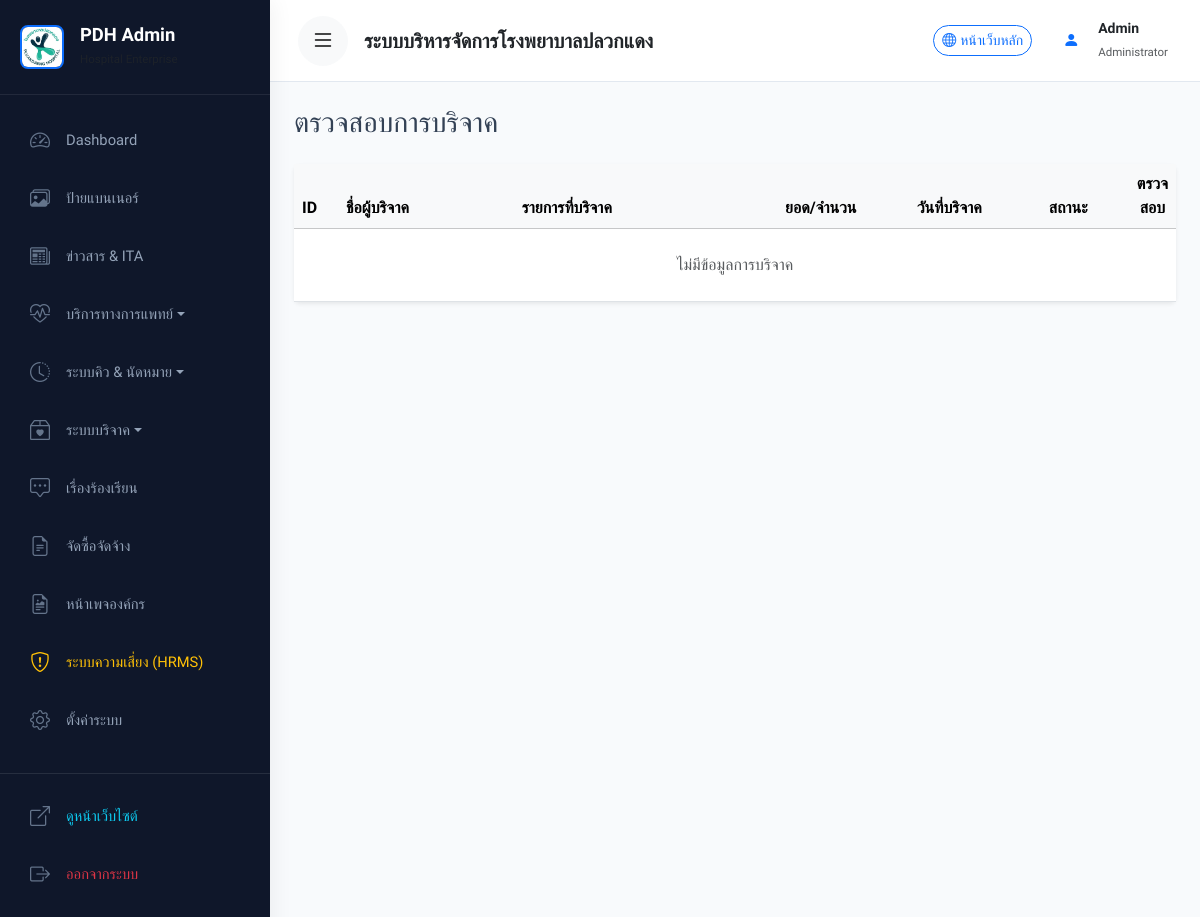
The page /admin/donation (signed in) on the database as committed earlier.
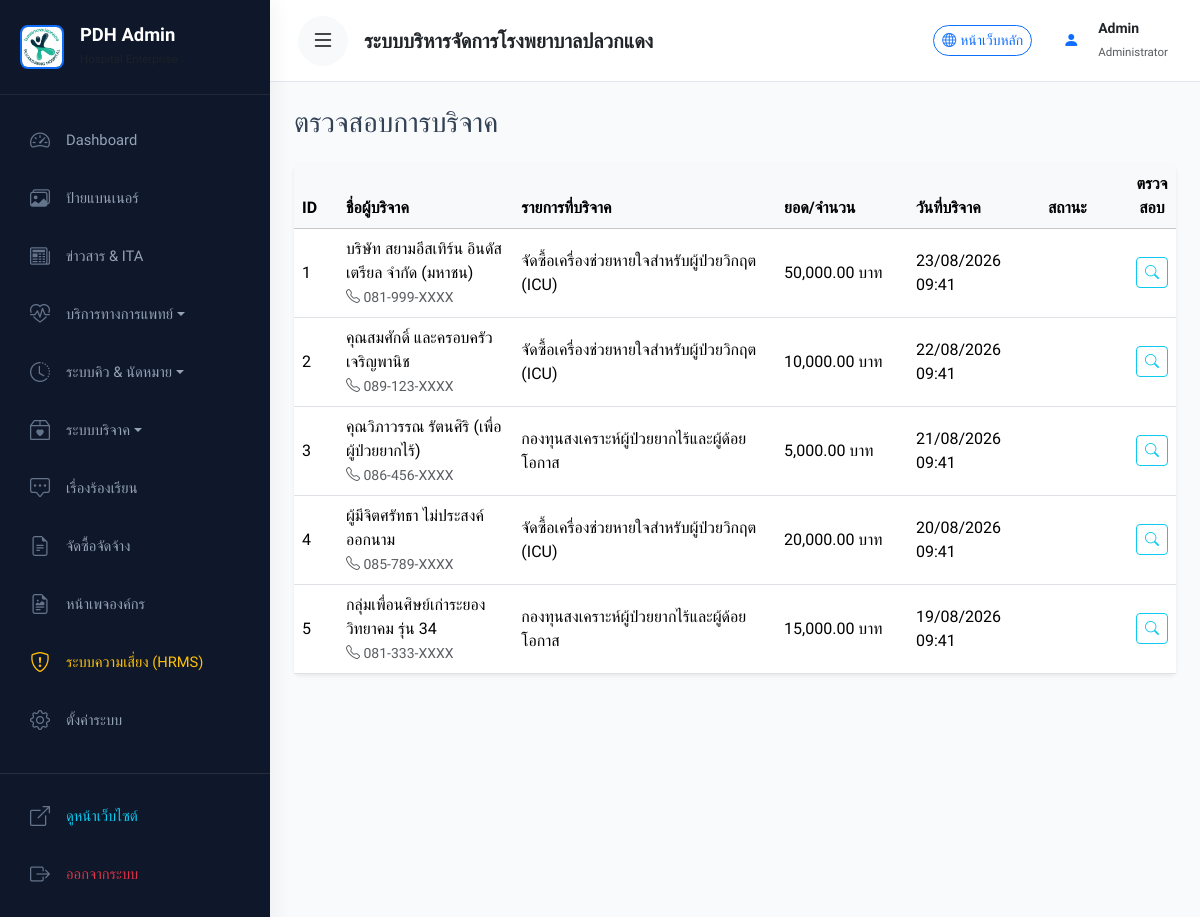
The same page on the database as committed later.
### tables this page shows
CREATE TABLE `donations` (
  `id` int(11) NOT NULL AUTO_INCREMENT,
  `donation_item_id` int(11) NOT NULL,
  `donor_name` varchar(100) NOT NULL,
  `donor_phone` varchar(20) DEFAULT NULL,
  `donor_email` varchar(100) DEFAULT NULL,
  `amount` decimal(10,2) DEFAULT NULL,
  `quantity` int(11) DEFAULT NULL,
  `payment_slip_image` varchar(255) DEFAULT NULL,
  `status` enum('pending','approved','rejected') DEFAULT 'pending',
  `approved_by` int(11) DEFAULT NULL,
  `admin_note` text DEFAULT NULL,
  `created_at` timestamp NULL DEFAULT current_timestamp(),
  `updated_at` timestamp NULL DEFAULT current_timestamp() ON UPDATE current_timestamp(),
  PRIMARY KEY (`id`),
  KEY `donation_item_id` (`donation_item_id`),
  CONSTRAINT `donations_ibfk_1` FOREIGN KEY (`donation_item_id`) REFERENCES `donation_items` (`id`) ON DELETE CASCADE
);

CREATE TABLE `donation_items` (
  `id` int(11) NOT NULL AUTO_INCREMENT,
  `title` varchar(255) NOT NULL,
  `type` enum('general','money','equipment') DEFAULT 'general',
  `description` text DEFAULT NULL,
  `image` varchar(255) DEFAULT NULL,
  `target_amount` decimal(10,2) DEFAULT 0.00,
  `current_amount` decimal(10,2) DEFAULT 0.00,
  `target_quantity` int(11) DEFAULT 0,
  `current_quantity` int(11) DEFAULT 0,
  `status` enum('active','inactive','completed') DEFAULT 'active',
  `created_by` int(11) DEFAULT NULL,
  `created_at` timestamp NULL DEFAULT current_timestamp(),
  `updated_at` timestamp NULL DEFAULT current_timestamp() ON UPDATE current_timestamp(),
  `deleted_at` timestamp NULL DEFAULT NULL,
  PRIMARY KEY (`id`)
);

### app/Controllers/Admin/DonationController.php (called while the page is built, shortened)
<?php
class DonationController extends Controller {
    private $donationModel;
    public function __construct() {
        $this->donationModel = $this->model('Donation');
    }
    public function index() {
        $donations = $this->donationModel->getAll();
        $data = [
            'page_title' => 'ตรวจสอบการบริจาค',
            'donations' => $donations
        ];
        $this->view('admin/donations/list/index', $data, 'admin');
    }
}

### app/Core/App.php (called while the page is built, shortened)
<?php
class App {
    protected $controller = 'HomeController';
    protected $method = 'index';
    public function __construct() {
        $url = $this->parseUrl();
        if (isset($url[0]) && strtolower($url[0]) === 'admin') {
            array_shift($url);
            $this->controller = 'DashboardController';
            $adminAliases = [
                'donationitem' => 'DonationItem',
                'donationitems' => 'DonationItem',
                'donation' => 'Donation',
                'donations' => 'Donation',
                'banner' => 'Banner',
                'banners' => 'Banner',
                'news' => 'News',
                'appointment' => 'Appointment',
                'appointments' => 'Appointment',
                'doctor' => 'Doctor',
                'doctors' => 'Doctor',
                'clinic' => 'Clinic',
                'clinics' => 'Clinic',
                'service' => 'Service',
                'services' => 'Service',
                'department' => 'Department',
                'departments' => 'Department',
                'procurement' => 'Procurement',
                'procurements' => 'Procurement',
                'complaint' => 'Complaint',
                'complaints' => 'Complaint',
                'setting' => 'Settings',
                'settings' => 'Settings',
                'auditlog' => 'AuditLog',
                'logs' => 'AuditLog',
                'dashboard' => 'Dashboard',
                'auth' => 'Auth',
                'login' => 'Auth'
            ];
            if (isset($url[0])) {
                $rawKey = strtolower($url[0]);
                if (isset($adminAliases[$rawKey]) && file_exists('../app/Controllers/Admin/' . $adminAliases[$rawKey] . 'Controller.php')) {
                    $this->controller = $adminAliases[$rawKey] . 'Controller';
                    unset($url[0]);
                } else if (file_exists('../app/Controllers/Admin/' . ucwords($url[0]) . 'Controller.php')) {
                    $this->controller = ucwords($url[0]) . 'Controller';
                    unset($url[0]);
                }
            }
            $this->controller = new $controllerClass;
        }
        $this->params = $url ? array_values($url) : [];
        call_user_func_array([$this->controller, $this->method], $this->params);
    }
    public function parseUrl() {
        if (isset($_GET['url'])) {
            $url = rtrim($_GET['url'], '/');
            $url = urldecode($url);
            return explode('/', $url);
        }
        return [];
    }
}

### public/index.php (called while the page is built, shortened)
<?php
spl_autoload_register(function($className) {
    if (strpos($className, 'App\\Core\\') === 0) {
        $class = str_replace('App\\Core\\', '', $className);
    } else if (strpos($className, 'App\\Controllers\\') === 0) {
        $class = str_replace('App\\Controllers\\', '', $className);
        require_once '../app/Controllers/' . $class . '.php';
    } else if (strpos($className, 'App\\Models\\') === 0) {
        $class = str_replace('App\\Models\\', '', $className);
        require_once '../app/Models/' . $class . '.php';
    } else if (strpos($className, 'App\\Services\\') === 0) {
        $class = str_replace('App\\Services\\', '', $className);
        require_once '../app/Services/' . $class . '.php';
    } else if (strpos($className, 'App\\Repositories\\') === 0) {
        $class = str_replace('App\\Repositories\\', '', $className);
        require_once '../app/Repositories/' . $class . '.php';
    } else if (strpos($className, 'App\\Middleware\\') === 0) {
        $class = str_replace('App\\Middleware\\', '', $className);
        require_once '../app/Middleware/' . $class . '.php';
    } else if (strpos($className, 'App\\Helpers\\') === 0) {
        $class = str_replace('App\\Helpers\\', '', $className);
        require_once '../app/Helpers/' . $class . '.php';
    } else if (strpos($className, 'App\\Validation\\') === 0) {
        $class = str_replace('App\\Validation\\', '', $className);
        require_once '../app/Validation/' . $class . '.php';
    }
});
$app = new App\Core\App();

### app/Core/Database.php (called while the page is built, shortened)
<?php
class Database {
    private $host = DB_HOST;
    private $user = DB_USER;
    private $pass = DB_PASS;
    private $dbname = DB_NAME;
    private $dbh;
    private $stmt;
    public function __construct() {
        $dsn = 'mysql:host=' . $this->host . ';dbname=' . $this->dbname . ';charset=utf8mb4';
        $options = array(
            PDO::ATTR_PERSISTENT => true,
            PDO::ATTR_ERRMODE => PDO::ERRMODE_EXCEPTION,
            PDO::ATTR_DEFAULT_FETCH_MODE => PDO::FETCH_OBJ,
            PDO::MYSQL_ATTR_INIT_COMMAND => 'SET NAMES utf8mb4'
        );
        try {
            $this->dbh = new PDO($dsn, $this->user, $this->pass, $options);
        } catch(PDOException $e) {
            $this->error = $e->getMessage();
            error_log($this->error);
            if (APP_ENV === 'development') {
                echo $this->error;
            } else {
                echo "Database connection failed.";
            }
        }
    }
    public function query($sql) {
        $this->stmt = $this->dbh->prepare($sql);
    }
    public function execute() {
        return $this->stmt->execute();
    }
    public function resultSet() {
        $this->execute();
        return $this->stmt->fetchAll();
    }
}

### app/Core/Model.php (called while the page is built, shortened)
<?php
class Model {
    public function __construct() {
        $this->db = new Database();
    }
}

### app/Models/Donation.php (called while the page is built, shortened)
<?php
class Donation extends Model {
    public function getAll() {
        $this->db->query('
            SELECT d.*, di.title as item_title, u.firstname as approver_firstname, u.lastname as approver_lastname
            FROM donations d
            JOIN donation_items di ON d.donation_item_id = di.id
            LEFT JOIN users u ON d.approved_by = u.id
            ORDER BY d.created_at DESC
        ');
        return $this->db->resultSet();
    }
}

### app/Views/admin/donations/list/index.php (the view)
<div class="d-flex justify-content-between align-items-center mb-4">
    <h2 class="h3 mb-0 text-gray-800"><?= $page_title ?></h2>
</div>
<div class="card shadow-sm border-0">
    <div class="card-body p-0">
        <div class="table-responsive">
            <table class="table table-hover align-middle mb-0">
                <thead class="table-light">
                    <tr>
                        <th width="5%">ID</th>
                        <th width="20%">ชื่อผู้บริจาค</th>
                        <th width="30%">รายการที่บริจาค</th>
                        <th width="15%">ยอด/จำนวน</th>
                        <th width="15%">วันที่บริจาค</th>
                        <th width="10%">สถานะ</th>
                        <th width="5%" class="text-center">ตรวจสอบ</th>
                    </tr>
                </thead>
                <tbody>
                    <?php if (empty($donations)): ?>
                    <tr>
                        <td colspan="7" class="text-center py-4 text-muted">ไม่มีข้อมูลการบริจาค</td>
                    </tr>
                    <?php else: ?>
                        <?php foreach ($donations as $donation): ?>
                        <tr>
                            <td><?= $donation->id ?></td>
                            <td class="fw-medium">
                                <?= $donation->donor_name ?><br>
                                <small class="text-muted"><i class="bi bi-telephone"></i> <?= $donation->donor_phone ?: '-' ?></small>
                            </td>
                            <td><?= $donation->item_title ?></td>
                            <td>
                                <?php if (!empty($donation->amount)): ?>
                                    <?= number_format($donation->amount, 2) ?> บาท
                                <?php elseif (!empty($donation->quantity)): ?>
                                    <?= number_format($donation->quantity) ?> ชิ้น
                                <?php else: ?>
                                    ทั่วไป
                                <?php endif; ?>
                            </td>
                            <td><?= date('d/m/Y H:i', strtotime($donation->created_at)) ?></td>
                            <td>
                                <?php if ($donation->status == 'pending'): ?>
                                    <span class="badge bg-warning-pastel text-dark">รอตรวจสอบ</span>
                                <?php elseif ($donation->status == 'approved'): ?>
                                    <span class="badge bg-success-pastel">อนุมัติแล้ว</span>
                                <?php else: ?>
                                    <span class="badge bg-danger-pastel">ไม่อนุมัติ</span>
                                <?php endif; ?>
                            </td>
                            <td class="text-center">
                                <a href="<?= URLROOT ?>/admin/donation/show/<?= $donation->id ?>" class="btn btn-sm btn-outline-info"><i class="bi bi-search"></i></a>
                            </td>
                        </tr>
                        <?php endforeach; ?>
                    <?php endif; ?>
                </tbody>
            </table>
        </div>
    </div>
</div>

Rows that differ between the two databases and show on the page:
added donations: id "1", donor_name "บริษัท สยามอีสเทิร์น อินดัสเตรียล จำกัด (มหาชน)", donor_phone "081-999-XXXX", donation_item.title "จัดซื้อเครื่องช่วยหายใจสำหรับผู้ป่วยวิกฤต (ICU)", amount "50,000.00", created_at "23/08/2026 09:41"
added donations: id "2", donor_name "คุณสมศักดิ์ และครอบครัวเจริญพานิช", donor_phone "089-123-XXXX", donation_item.title "จัดซื้อเครื่องช่วยหายใจสำหรับผู้ป่วยวิกฤต (ICU)", amount "10,000.00", created_at "22/08/2026 09:41"
added donations: id "3", donor_name "คุณวิภาวรรณ รัตนศิริ (เพื่อผู้ป่วยยากไร้)", donor_phone "086-456-XXXX", donation_item.title "กองทุนสงเคราะห์ผู้ป่วยยากไร้และผู้ด้อยโอกาส", amount "5,000.00", created_at "21/08/2026 09:41"
added donations: id "4", donor_name "ผู้มีจิตศรัทธา ไม่ประสงค์ออกนาม", donor_phone "085-789-XXXX", donation_item.title "จัดซื้อเครื่องช่วยหายใจสำหรับผู้ป่วยวิกฤต (ICU)", amount "20,000.00", created_at "20/08/2026 09:41"
added donations: id "5", donor_name "กลุ่มเพื่อนศิษย์เก่าระยองวิทยาคม รุ่น 34", donor_phone "081-333-XXXX", donation_item.title "กองทุนสงเคราะห์ผู้ป่วยยากไร้และผู้ด้อยโอกาส", amount "15,000.00", created_at "19/08/2026 09:41"
Other text that changed with them:
text no longer shown: "ไม่มีข้อมูลการบริจาค"
